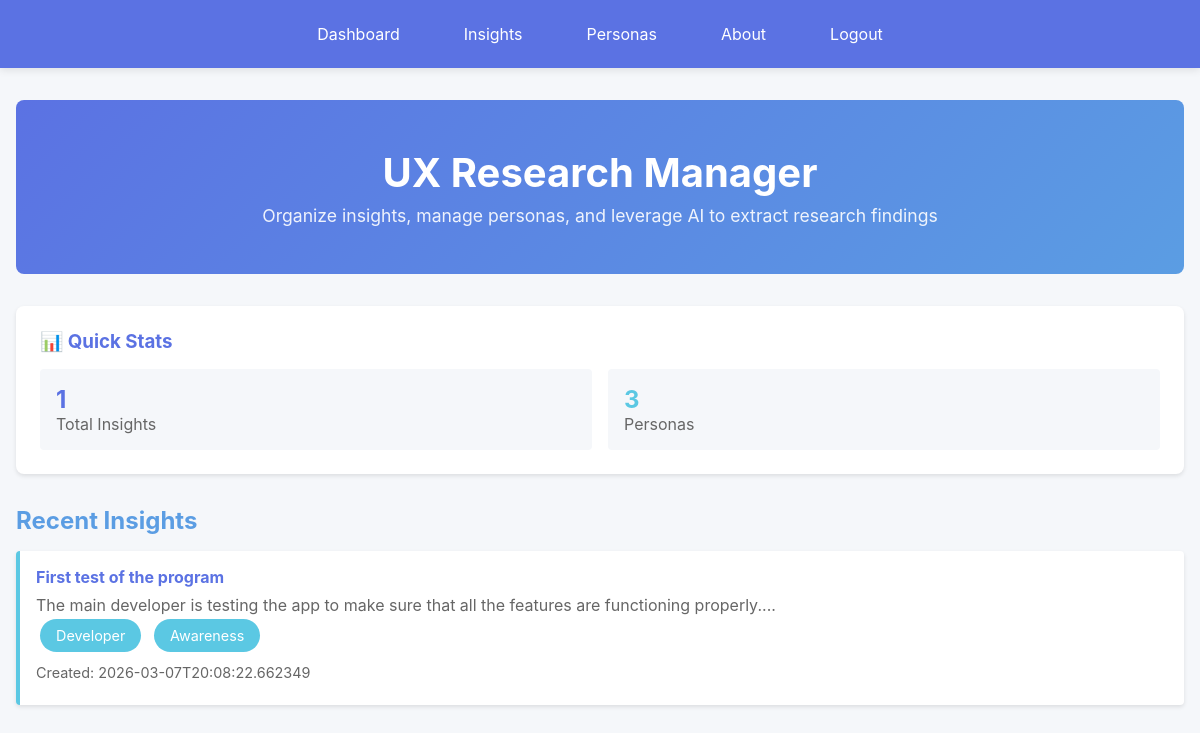
Page / (signed in) on the earlier database version.
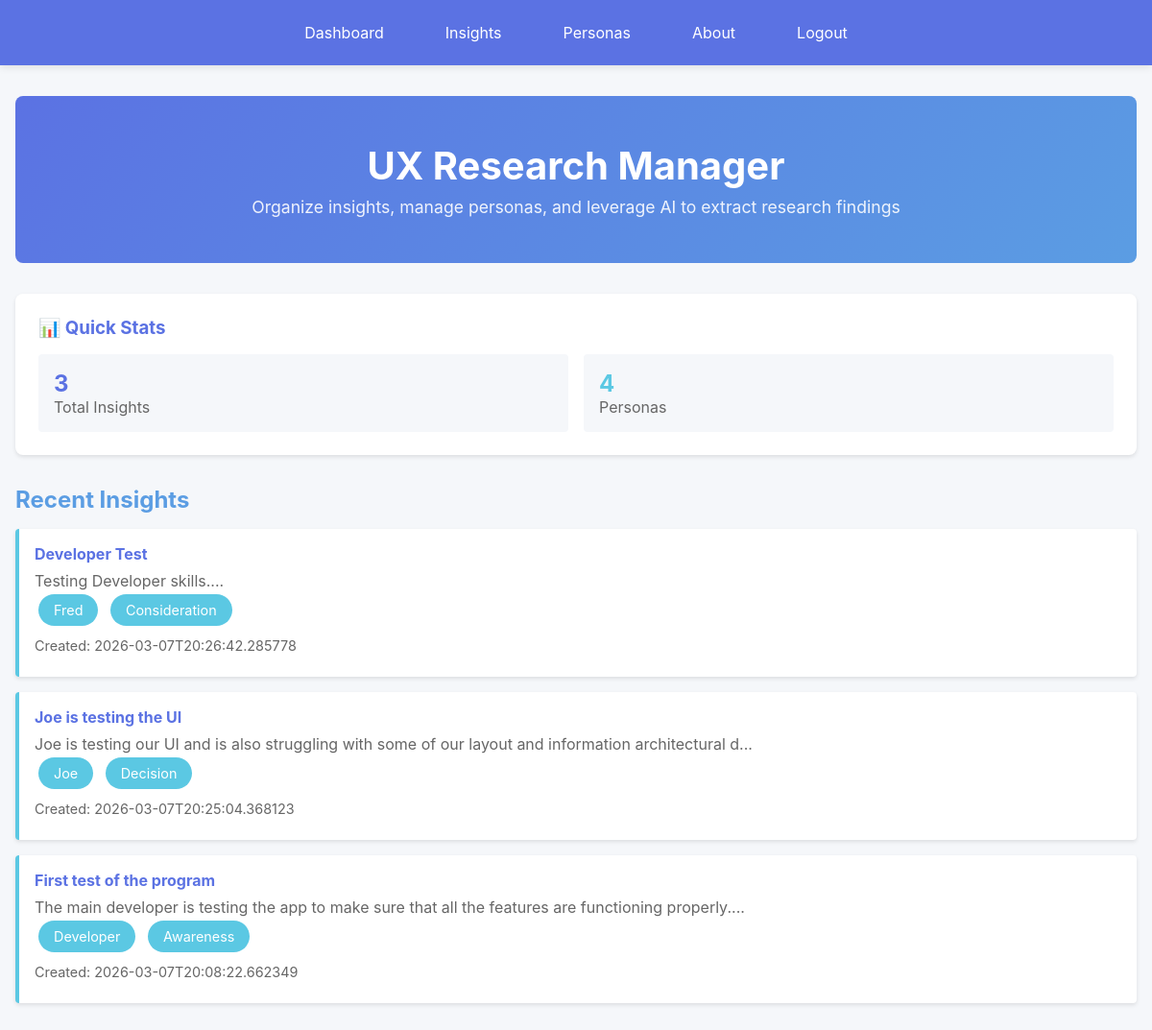
Same page on the later database version.
### models.py (models this page shows, shortened)
class Insight(db.Model):
    __tablename__ = 'insights'
    id = db.Column(db.Integer, primary_key=True)
    user_id = db.Column(db.Integer, db.ForeignKey('users.id'), nullable=True, index=True)
    title = db.Column(db.String(200), nullable=False)
    description = db.Column(db.Text, nullable=False)
    persona_id = db.Column(db.Integer, db.ForeignKey('personas.id'), nullable=True)
    journey_stage = db.Column(db.String(100), nullable=True)
    timestamp = db.Column(db.DateTime, nullable=False, default=datetime.utcnow)
    ai_summary = db.Column(db.Text, nullable=True)
    def to_dict(self):
        return {
            'id': self.id,
            'user_id': self.user_id,
            'title': self.title,
            'description': self.description,
            'persona_id': self.persona_id,
            'persona_name': self.persona.name if self.persona else None,
            'journey_stage': self.journey_stage,
            'timestamp': self.timestamp.isoformat() if self.timestamp else None,
            'ai_summary': self.ai_summary
        }

class Persona(db.Model):
    __tablename__ = 'personas'
    id = db.Column(db.Integer, primary_key=True)
    user_id = db.Column(db.Integer, db.ForeignKey('users.id'), nullable=True, index=True)
    name = db.Column(db.String(200), nullable=False)
    description = db.Column(db.Text, nullable=False)
    timestamp = db.Column(db.DateTime, nullable=False, default=datetime.utcnow)
    insights = db.relationship('Insight', backref='persona', lazy=True, cascade='all, delete-orphan')

### web_app.py (the view)
@app.route('/')
@login_required
def dashboard():
    user_id = current_user_id()
    insights = Insight.query.filter_by(user_id=user_id).order_by(Insight.timestamp.desc()).all()
    personas = Persona.query.filter_by(user_id=user_id).all()
    recent_insights = [insight.to_dict() for insight in insights[:3]]
    return render_template(
        'dashboard.html',
        insights_count=len(insights),
        personas_count=len(personas),
        recent_insights=recent_insights
    )

### web_app.py (called while the page is built)
def current_user_id():
    return session.get('user_id')

def get_current_user():
    user_id = current_user_id()
    if not user_id:
        return None
    return User.query.get(user_id)

def login_required(view_func):
    @wraps(view_func)
    def wrapped(*args, **kwargs):
        if not current_user_id():
            flash('Please log in to continue.', 'error')
            return redirect(url_for('login'))
        return view_func(*args, **kwargs)
    return wrapped

@app.context_processor
def inject_shared_context():
    return {
        'colors': COLORS,
        'current_user': get_current_user()
    }

### templates/dashboard.html
{% extends "base.html" %}
{% block content %}
<div class="hero">
    <h1>UX Research Manager</h1>
    <p>Organize insights, manage personas, and leverage AI to extract research findings</p>
</div>
<div class="filter-section">
    <h3>📊 Quick Stats</h3>
    <div style="display: grid; grid-template-columns: repeat(auto-fit, minmax(150px, 1fr)); gap: 1rem;">
        <div style="padding: 1rem; background: #f5f7fa; border-radius: 4px;">
            <div style="font-size: 1.5rem; font-weight: bold; color: var(--royal-blue);">{{ insights_count }}</div>
            <div style="color: #666;">Total Insights</div>
        </div>
        <div style="padding: 1rem; background: #f5f7fa; border-radius: 4px;">
            <div style="font-size: 1.5rem; font-weight: bold; color: var(--sky-blue);">{{ personas_count }}</div>
            <div style="color: #666;">Personas</div>
        </div>
    </div>
</div>
<h2>Recent Insights</h2>
{% if recent_insights %}
<div class="insights-list">
    {% for insight in recent_insights %}
    <div class="insight-item">
        <h4>{{ insight.title }}</h4>
        <p style="color: #666;">{{ insight.description[:100] }}...</p>
        {% if insight.persona_id %}
        <span class="chip">{{ insight.persona_name }}</span>
        {% endif %}
        {% if insight.journey_stage %}
        <span class="chip">{{ insight.journey_stage }}</span>
        {% endif %}
        <div class="meta">Created: {{ insight.timestamp }}</div>
    </div>
    {% endfor %}
</div>
{% else %}
<div class="empty-state">
    <p>No insights yet. <a href="/insights" style="color: var(--royal-blue);">Create one!</a></p>
</div>
{% endif %}
{% endblock %}

Differences in the rows shown:
added Insight: title "Developer Test", description "Testing Developer skills.", journey_stage "Consideration"
added Persona: persona_name "Fred"
added Insight: title "Joe is testing the UI", description "Joe is testing our UI and is also struggling with some of our layout and information architectural d", journey_stage "Decision"
now on this page (row unchanged): Persona: persona_name "Joe"
Other differences:
{{ insights_count }}: "1" → "3"
{{ personas_count }}: "3" → "4"
new list line: "... Created: 2026-03-07T20:26:42.285778"
new list line: "... Created: 2026-03-07T20:25:04.368123"
